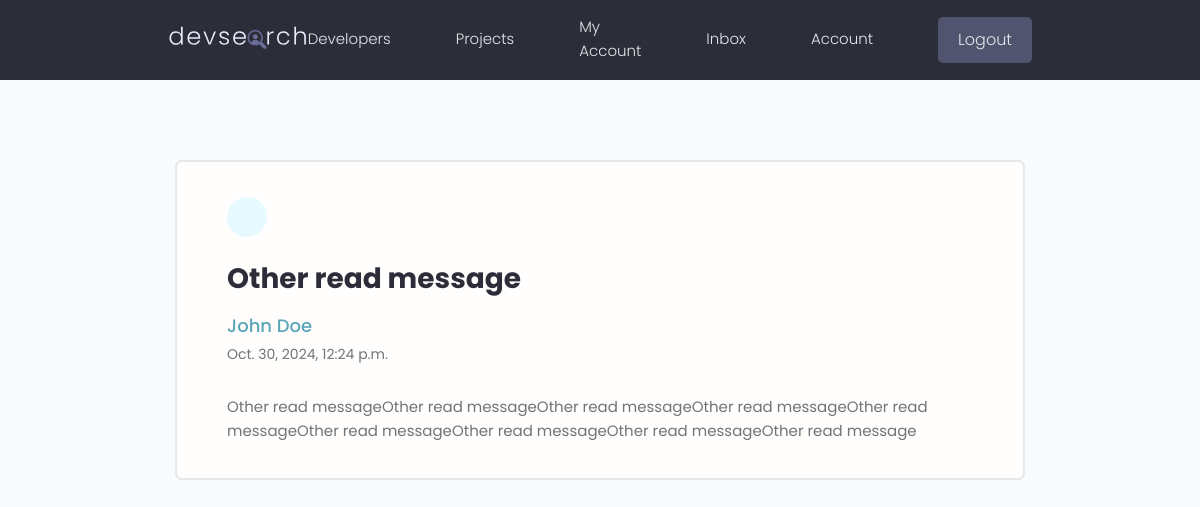
The app's page /message/2301aa1d-e416-4ad0-b6cd-37ffee107ec1/ (signed in) with its own data.
### users/models.py (models this page shows, shortened)
class Message(models.Model):
    sender = models.ForeignKey(Profile, on_delete=models.SET_NULL, null=True, blank=True)
    recipient = models.ForeignKey(Profile, on_delete=models.SET_NULL, null=True, blank=True, related_name="messages")
    name = models.CharField(max_length=200, null=True, blank=True)
    email = models.EmailField(max_length=200, null=True, blank=True)
    subject = models.CharField(max_length=200, null=True, blank=True)
    body = models.TextField()
    is_read = models.BooleanField(default=False, null=True)
    created = models.DateTimeField(auto_now_add=True)
    id = models.UUIDField(default=uuid.uuid4, unique=True, primary_key=True, editable=False)
    class Meta:
        ordering = ['is_read', '-created']

### users/views.py (the view)
# urls.py: path('message/<str:pk>/', views.viewMessage, name="message"),
@login_required(login_url='login')
def viewMessage(request, pk):
    profile = request.user.profile
    message = profile.messages.get(id=pk)
    if message.is_read == False:
        message.is_read = True
        message.save()
    context = {'message': message}
    return render(request, 'users/message.html', context)

### users/templates/users/message.html (shortened to what this page needs)
{% extends 'main.html' %}
{% block content %}
<main class="messagePage my-xl">
  <div class="content-box">
    <div class="message">
      <a class="backButton" href="{% url 'inbox' %}"></a>
      <h2 class="message__subject">{{message.subject}}</h4>
        {% if message.sender %}
        <a href="{% url 'user-profile' message.sender.id  %}" class="message__author">{{message.name}}</a>
        {% else %}
        <p class="message__author">{{message.name}}</p>
        {% endif %}
        <p class="message__date">{{message.created}}</p>
        <div class="message__body">{{message.body|linebreaksbr}}</div>
    </div>
  </div>
</main>
{% endblock content %}

### static/styles/app.css (style rules this page uses)
:root { --color-sub: #2d2d39; }
.content-box { width: 95%; max-width: 85rem; margin: 0 auto; }
.message { padding: 2.5rem 0; }
.message > a { display: flex; gap: 1rem; }
.message__author, .message__date { flex-basis: 25%; }
.message__subject { flex-basis: 50%; }
.message__date { text-align: right; }
.messagePage .message { list-style: none; background: var(--color-white); padding: 3.5rem 5rem; border: 2px solid var(--color-light); border-radius: 0.7rem; }
.messagePage .message__subject { font-size: 2.8rem; color: var(--color-sub); margin-bottom: 1rem; margin-top: 2rem; }
.messagePage .message__author { font-size: 1.8rem; font-weight: 500; }
.messagePage .message__date { font-size: 1.4rem; font-weight: 400; text-align: left; margin-bottom: 3rem; }
.backButton { background: var(--color-main-light); color: var(--color-main); width: 4rem; height: 4rem; display: flex; align-items: center; justify-content: center; border-radius: 50%; }

### static/uikit/styles/modules/_variables.css (style rules this page uses)
:root { --color-main: #5aa5b9; --color-main-light: #e6faff; --color-sub: #3f4156; --color-sub-light: #51546e; --color-sub-lighter: #ededfd; --color-text: #737373; --color-gray: #8b8b8b; --color-light: #e5e7eb; --color-light-gray: #767676; --color-bg: #f8fafd; --color-white: #fffefd; --color-white-light: #f3f3f3; --color-success: #359e64; --color-success-bg: #def8e8; --color-error: #fc4b0b; --color-error-bg: #fff2ee; --font-base: 'Poppins', arial, helvetica, 'Segoe UI', roboto, ubuntu, sans-serif; --font-monospace: 'Fira Code', 'Courier New', courier, monospace; --font-regular: 300; --font-medium: 500; --font-bold: 700; --generic-shadow: 1px 1px 5px #00000010; --generic-transition: all 0.3s ease-in-out; }

### static/uikit/styles/modules/_base.css (style rules this page uses)
* { margin: 0; padding: 0; box-sizing: border-box; text-rendering: optimizeLegibility; color: inherit; font-size: inherit; }
html { font-size: 50%; }
@media only screen and (min-width: 480px) { html { font-size: 56.25%; } }
@media only screen and (min-width: 1200px) { html { font-size: 62.5%; } }
body { line-height: 1.6; font-weight: 400; font-size: 1.5rem; color: var(--color-text); background-color: var(--color-bg); min-height: 100vh; }

### static/uikit/styles/modules/_typography.css (style rules this page uses)
* { font-family: var(--font-base); }
h2 { font-size: 3.6rem; font-weight: var(--font-bold); }
p, span, strong { font-size: 1.6rem; color: var(--color-text); font-weight: var(--font-regular); }
a { padding-bottom: 2px; text-decoration: none; display: inline-block; color: var(--color-main); font-weight: var(--font-medium); }

### static/uikit/styles/modules/_utilities.css (style rules this page uses)
.my-xl { margin: 8rem auto; }

### records on screen
Message: subject "Other read message", name "John Doe", created "Oct. 30, 2024, 12:24 p.m.", body "Other read messageOther read messageOther read messageOther read messageOther read messageOther read messageOther read messageOther read messageOther read message"
